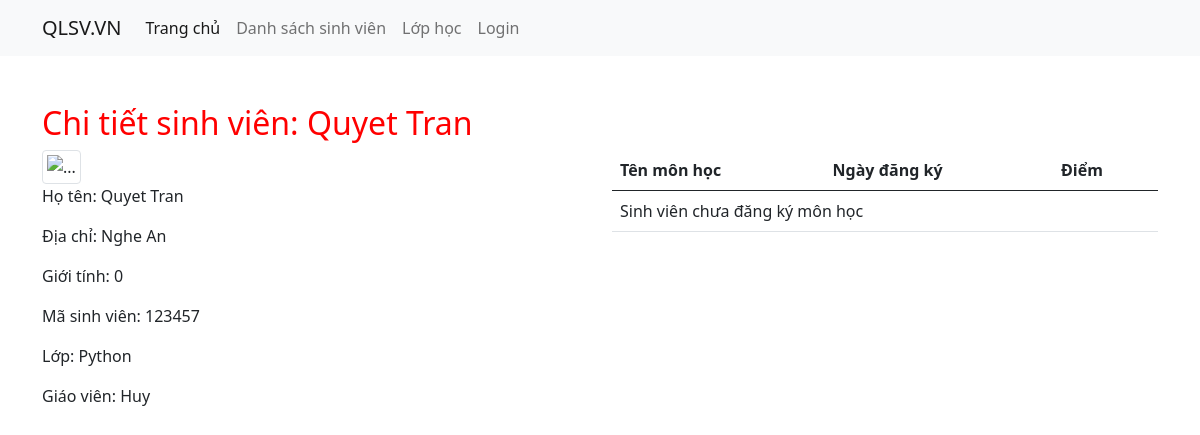
The page /sinhvien/2 on the database as committed earlier.
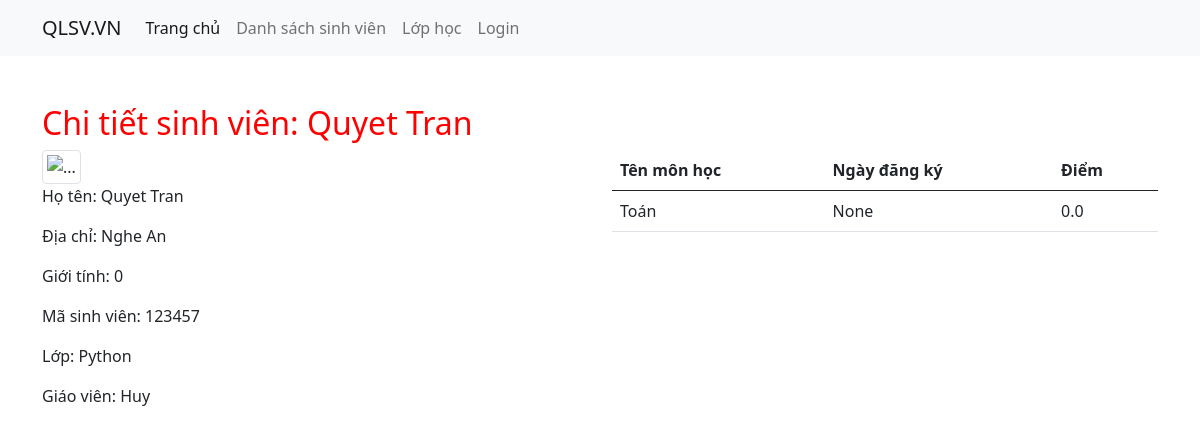
The same page on the database as committed later.
### students/models.py (models this page shows)
class SubjectRegistration(models.Model):
    student = models.ForeignKey(Student, on_delete=models.CASCADE, verbose_name="Sinh viên")
    subject = models.ForeignKey(Subject, on_delete=models.CASCADE, verbose_name="Môn học")
    reg_at = models.DateField(null=True, verbose_name="Ngày đăng ký")
    score = models.FloatField(default=0, verbose_name="Điểm trung bình")
    def __str__(self):
        return str(self.student) + " - " + str(self.subject)

class Subject(models.Model):
    name = models.CharField(max_length=255)
    def __str__(self) -> str:
        return self.name

### students/views.py (the view)
# urls.py: path('<int:student_id>', views.show, name='show'), #students/
def show(request, student_id):
    try:
        student = Student.objects.get(pk=student_id)
    except Student.DoesNotExist:
        raise Http404("Sinh viên không tồn tại")
    subjectRegistrations = SubjectRegistration.objects.filter(student=student)
    slugGenerate = slugify(student.name)
    print(slugGenerate)
    data = {
        "student": student,
        "subjectRegistrations": subjectRegistrations,
    }
    print(subjectRegistrations)
    return render(request, 'students/show.html', data)

### students/models.py (called while the page is built)
    def __str__(self) -> str:
        return self.name

### students/templates/students/show.html (shortened to what this page needs)
{% extends 'students/base.html' %}
{% block content %}
      <h2>Chi tiết sinh viên: {{ student.name }}</h2>
      <div class="row">
          <div class="col col-sm-6">
            <img style="width:100px" src="https://i.pinimg.com/736x/64/81/22/6481225432795d8cdf48f0f85800cf66.jpg" class="img-thumbnail" alt="...">
            <p>Họ tên: {{ student.name }}</p>
            <p>Địa chỉ: {{ student.address }}</p>
            <p>Giới tính: {{ student.gender }}</p>
            <p>Mã sinh viên: {{ student.student_code }}</p>
            <p>Lớp: {{ student.class_model.name }}</p>
            <p>Giáo viên: {{ student.class_model.teacher_name }}</p>
          </div>
          <div class="col col-sm-6">
            <table class="table">
            <thead>
              <tr>
                <th scope="col">Tên môn học</th>
                <th scope="col">Ngày đăng ký</th>
                <th scope="col">Điểm</th>
              </tr>
            </thead>
            <tbody>
            {% if subjectRegistrations.count > 0 %}
              {% for subjectRegistration in subjectRegistrations %}
                <tr>
                  <td>{{ subjectRegistration.subject.name }}</td>
                  <td>{{ subjectRegistration.reg_at }}</td>
                  <td>{{ subjectRegistration.score }}</td>
                </tr>
              {% endfor %}
            {% else %}
              <tr>
                <td colspan="3">Sinh viên chưa đăng ký môn học</td>
              </tr>
            {% endif %}
            </tbody>
          </table>
          </div>
      </div>
    </div>
{% endblock content %}

Rows that differ between the two databases and show on the page:
added SubjectRegistration: subject.name "Toán", reg_at "None", score "0.0"
Other text that changed with them:
text no longer shown: "Sinh viên chưa đăng ký môn học"
